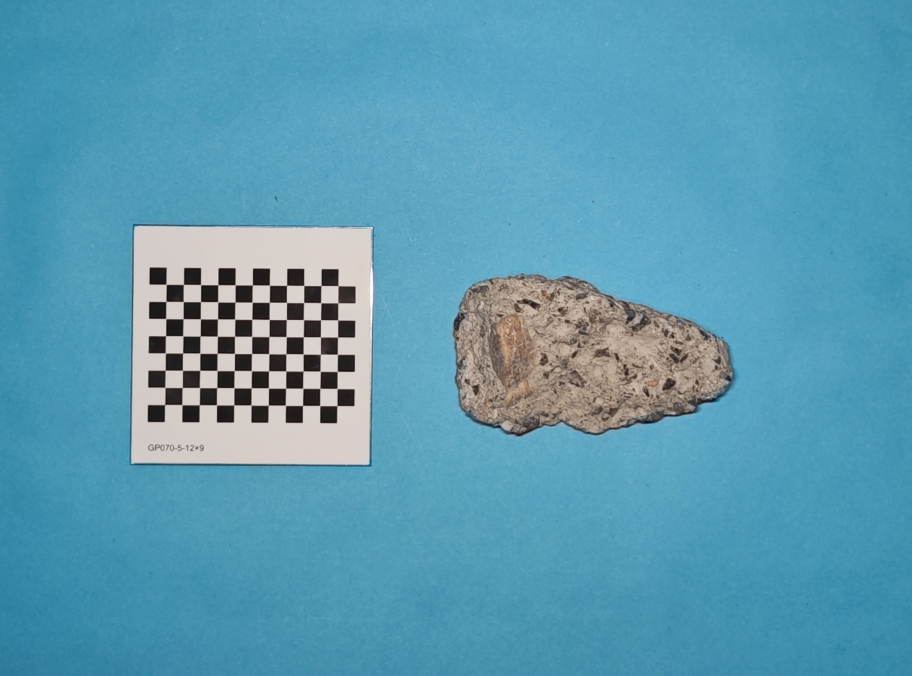
#> input picture Visual identification of the area occupied by the stone block/1.jpg, 2736 x 2028 px (shown at 1/3 size); its folder holds only this picture in this run
$ python -i 'Visual identification of the area occupied by the stone block.py'   (imports and definitions only)
#> lines starting #> are read from the running program, lines starting #| are printed output that depends on the picture; after the words box and inside, x2 and y2 are one past the last pixel; in counts of white or black regions, pixels touching at a corner belong together
#> further down, picture is the input picture: shape (2028, 2736, 3); mean B, G, R 178.3, 154.7, 90.5
import cv2
import numpy as np
from matplotlib import pyplot as plt
from PIL import Image

# Global variables
drawing = False
ix, iy = -1, -1
fx, fy = -1, -1
img_bgr = None
img_bgr_resized = None
img_copy = None
scale = None
processing_step = 1  # 1: Square recognition, 2: Stone area calculation
square_side_length_pixels = None  # Store square side length (pixels)
square_side_length_mm = 5  # Actual square side length is 5mm

# Screen size
screen_width = 1920
screen_height = 1080


# Resize image to fit screen
# [105 lines left out: functions resize_image, draw_rectangle, detect_squares_original, not called in this run]


# Stone area calculation function (unchanged)
def calculate_stone_area(image):
    global square_side_length_pixels, square_side_length_mm

    # Convert to HSV color space to extract blue regions
    hsv_image = cv2.cvtColor(image, cv2.COLOR_BGR2HSV)
#> hsv_image: shape (2028, 2736, 3); mean H, S, V 87, 130.3, 180.9
    lower_blue = np.array([90, 50, 50])
    upper_blue = np.array([130, 255, 255])
    mask_blue = cv2.inRange(hsv_image, lower_blue, upper_blue)
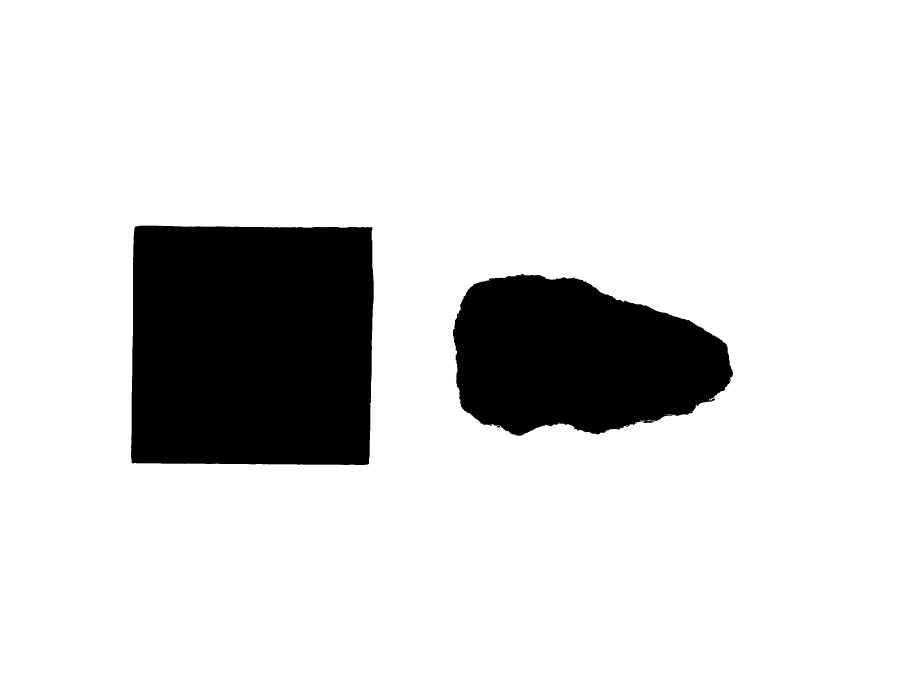
#> mask_blue: shape (2028, 2736) (shown at 1/3 size); 85.3% white; 20 black regions (17 under 20 px), largest, box (x1, y1, x2, y2) and area: (393, 677, 1121, 1395) 510750, (1359, 821, 2199, 1307) 304088, (1489, 1277, 1501, 1282) 44
    mask_no_blue = cv2.bitwise_not(mask_blue)
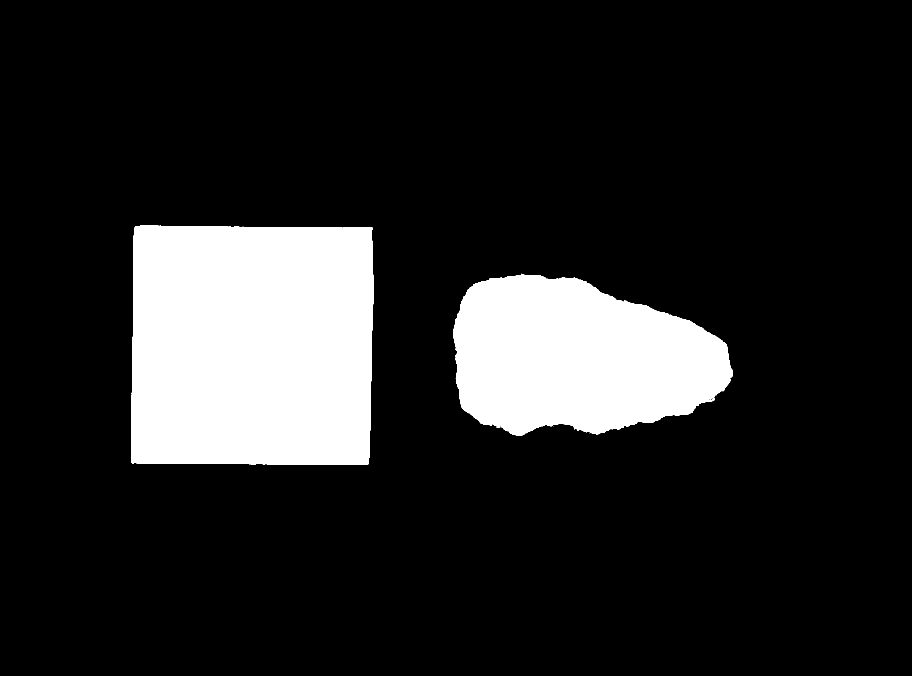
#> mask_no_blue: shape (2028, 2736) (shown at 1/3 size); 14.7% white; 20 white regions (17 under 20 px)
    stone_region = cv2.bitwise_and(image, image, mask=mask_no_blue)
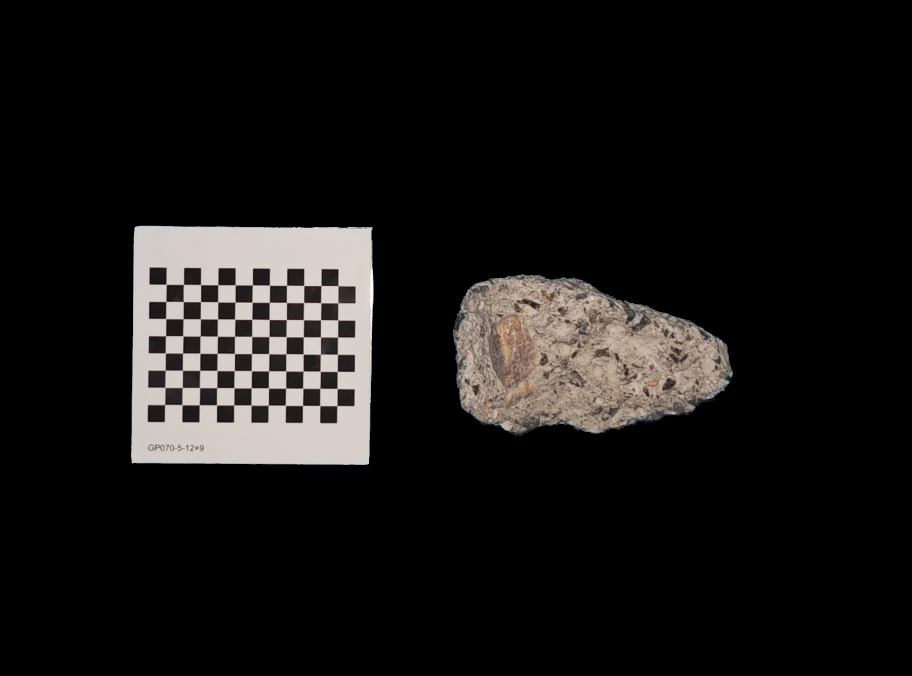
#> stone_region: shape (2028, 2736, 3) (shown at 1/3 size); mean B, G, R 20.8, 21.8, 23.3

    # Convert to grayscale for contour detection
    gray_image = cv2.cvtColor(stone_region, cv2.COLOR_BGR2GRAY)
    _, thresh = cv2.threshold(gray_image, 1, 255, cv2.THRESH_BINARY)

    # Find contours of stone region
    contours, _ = cv2.findContours(thresh, cv2.RETR_EXTERNAL, cv2.CHAIN_APPROX_SIMPLE)
#> contours = 20 contours, 17 with area under 20; largest, box (x1, y1, x2, y2) and area: (393, 677, 1121, 1395) 509336, (1359, 821, 2199, 1307) 302890, (1489, 1277, 1501, 1282) 30

    if contours:
        largest_contour = max(contours, key=cv2.contourArea)
#> largest_contour = contour of 323 points, box (x1, y1, x2, y2) (393, 677, 1121, 1395), area 509336
        stone_area_pixels = cv2.contourArea(largest_contour)
#> stone_area_pixels = 509336

        if square_side_length_pixels is not None:
            pixel_to_mm_ratio = square_side_length_mm / square_side_length_pixels
            stone_area_mm2 = stone_area_pixels * (pixel_to_mm_ratio ** 2)
            print(f"Stone area: {stone_area_pixels:.2f} pixels ({stone_area_mm2:.2f} square mm)")
        else:
            print(f"Stone area: {stone_area_pixels:.2f} pixels (No square detected, cannot convert to actual size)")
#| Stone area: 509336.00 pixels (No square detected, cannot convert to actual size)

        # Visualize results
        epsilon = 0.02 * cv2.arcLength(largest_contour, True)
#> epsilon = 58.28
        approx = cv2.approxPolyDP(largest_contour, epsilon, True)
#> approx = [[405, 680], [395, 1388], [1106, 1391], [1116, 682]]
        result_img = cv2.cvtColor(image, cv2.COLOR_BGR2RGB)
        result_img_with_contours = result_img.copy()
        cv2.drawContours(result_img_with_contours, [largest_contour], -1, (255, 0, 0), 5)

        plt.figure(figsize=(15, 8))
        plt.subplot(1, 3, 1)
        plt.imshow(thresh, cmap='gray')
        plt.title("Thresholded Image")
        plt.axis('off')

        plt.subplot(1, 3, 2)
        plt.imshow(result_img_with_contours)
        title = f"Stone Area with Red Contours\n(Area: {stone_area_pixels:.2f} pixels"
        if square_side_length_pixels is not None:
            title += f", {stone_area_mm2:.2f} mm²"
        plt.title(title)
        plt.axis('off')
        plt.show()
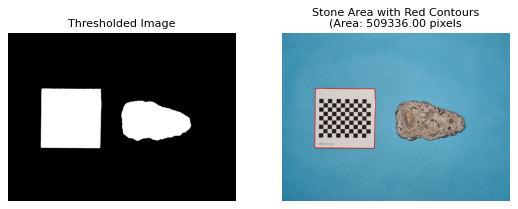
#> figure drawn by matplotlib, 2 panels


# Main program
# [23 lines left out: function main, not called in this run]


# [2 lines not run here, left out]

>>> import cv2
>>> picture = cv2.imread('1.jpg')
>>> result = calculate_stone_area(picture)

$ run again, on Visual identification of the area occupied by the stone block/10.jpg
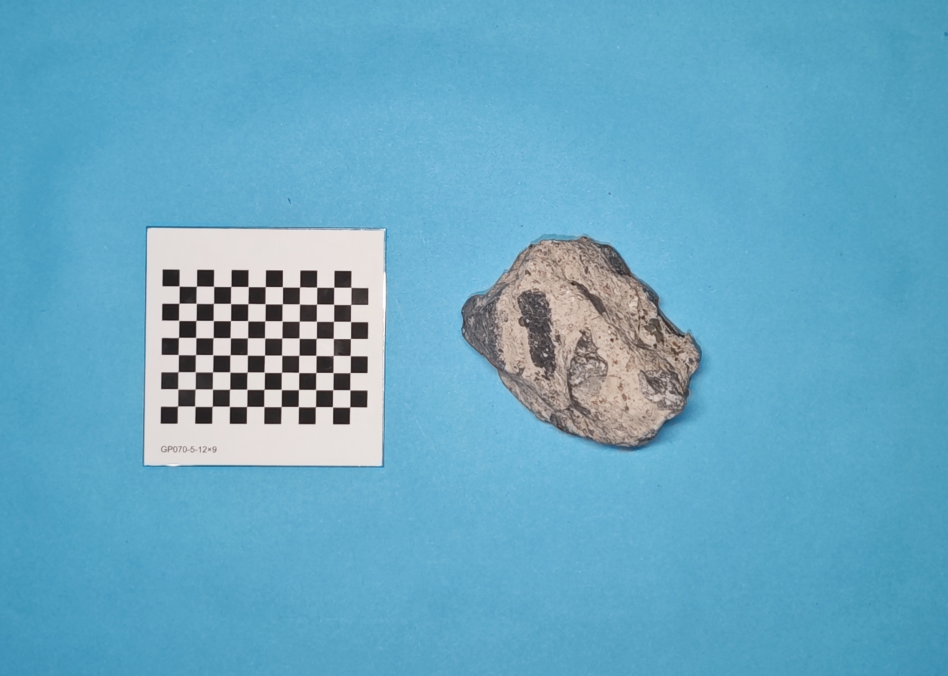
#> input picture Visual identification of the area occupied by the stone block/10.jpg, 2844 x 2028 px (shown at 1/3 size)
#> picture is the input picture: shape (2028, 2844, 3); mean B, G, R 196, 168.5, 104.2
#> hsv_image: shape (2028, 2844, 3); mean H, S, V 90, 121.8, 197.8
#> in calculate_stone_area, `mask_blue = cv2.inRange(hsv_image, lower_blue, upper_blue)`:
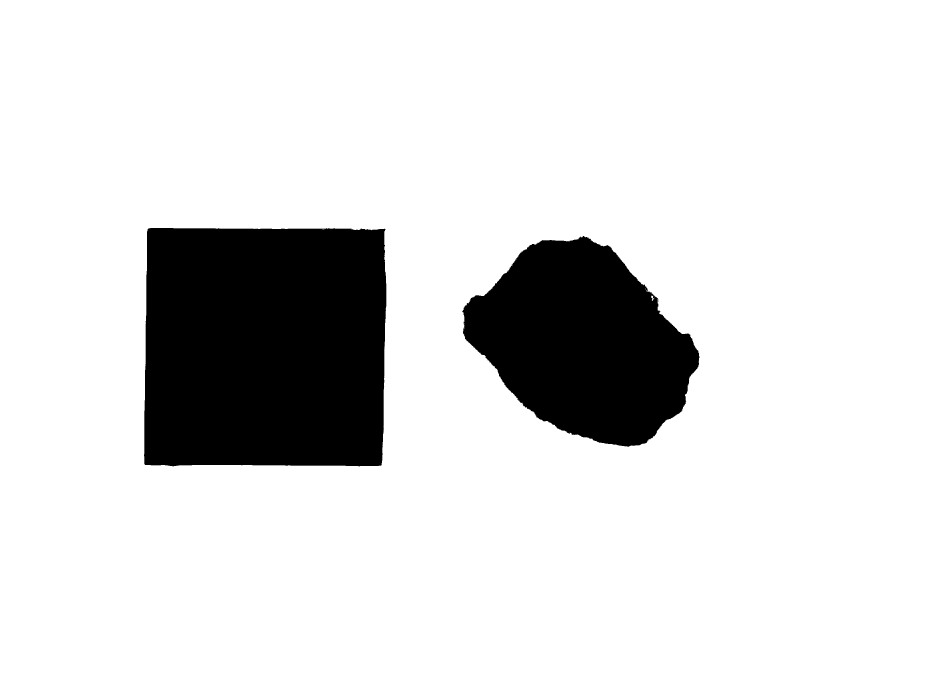
#> mask_blue: shape (2028, 2844) (shown at 1/3 size); 86.1% white; 14 black regions (12 under 20 px), largest, box (x1, y1, x2, y2) and area: (432, 684, 1159, 1399) 508925, (1387, 708, 2099, 1340) 292961
#> mask_no_blue: shape (2028, 2844); 13.9% white; 14 white regions (12 under 20 px)
#> contours = 14 contours, 12 with area under 20; largest, box (x1, y1, x2, y2) and area: (432, 684, 1159, 1399) 507491, (1387, 708, 2099, 1340) 291912
#> largest_contour = contour of 278 points, box (x1, y1, x2, y2) (432, 684, 1159, 1399), area 507491
#> stone_area_pixels = 507491
#| Stone area: 507491.00 pixels (No square detected, cannot convert to actual size)
#> epsilon = 59.08
#> approx = [[445, 685], [434, 1393], [1144, 1395], [1156, 688]]
#> in calculate_stone_area, `plt.show()`:
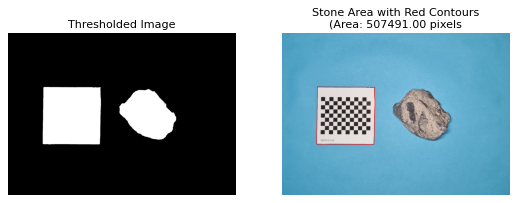
#> figure drawn by matplotlib, 2 panels

$ run again, on Visual identification of the area occupied by the stone block/11.jpg
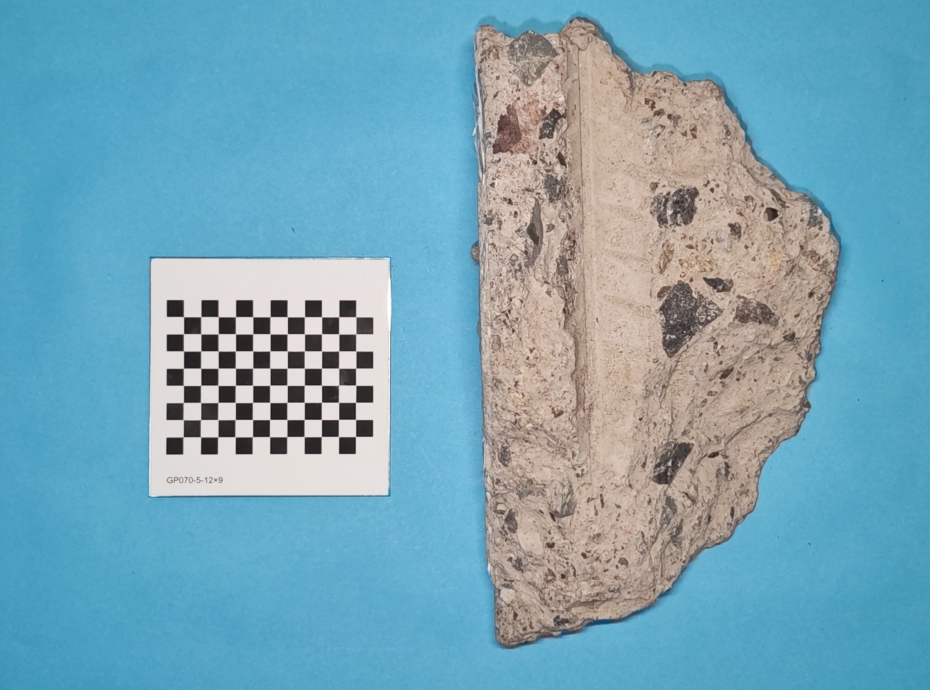
#> input picture Visual identification of the area occupied by the stone block/11.jpg, 2788 x 2068 px (shown at 1/3 size)
#> picture is the input picture: shape (2068, 2788, 3); mean B, G, R 182.8, 165.5, 119.7
#> hsv_image: shape (2068, 2788, 3); mean H, S, V 71.5, 105.4, 191.7
#> in calculate_stone_area, `mask_blue = cv2.inRange(hsv_image, lower_blue, upper_blue)`:
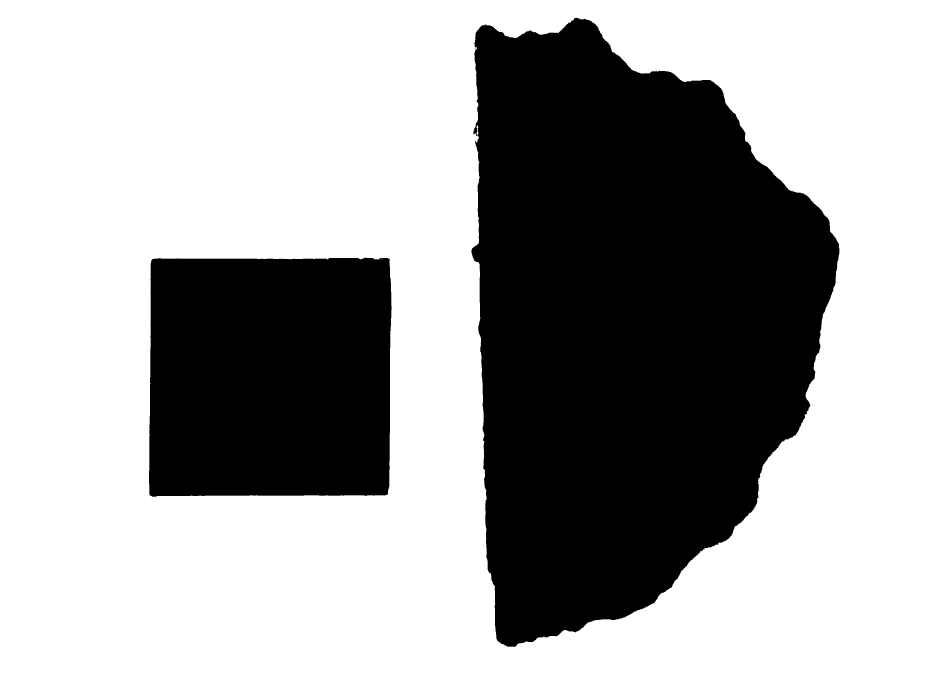
#> mask_blue: shape (2068, 2788) (shown at 1/3 size); 65.3% white; 11 black regions (9 under 20 px), largest, box (x1, y1, x2, y2) and area: (1414, 52, 2519, 1940) 1490469, (447, 773, 1175, 1490) 512034
#> mask_no_blue: shape (2068, 2788); 34.7% white; 11 white regions (9 under 20 px)
#> contours = 11 contours, 9 with area under 20; largest, box (x1, y1, x2, y2) and area: (1414, 52, 2519, 1940) 1487901, (447, 773, 1175, 1490) 510613
#> largest_contour = contour of 2581 points, box (x1, y1, x2, y2) (1414, 52, 2519, 1940), area 1487901
#> stone_area_pixels = 1487901
#| Stone area: 1487901.00 pixels (No square detected, cannot convert to actual size)
#> epsilon = 118.1
#> approx = [[1728, 52], [1423, 128], [1521, 1939], [2253, 1537], [2517, 761], [2153, 256]]
#> in calculate_stone_area, `plt.show()`:
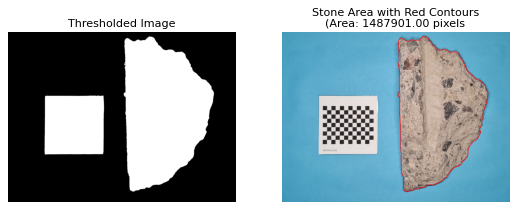
#> figure drawn by matplotlib, 2 panels

$ run again, on Visual identification of the area occupied by the stone block/12.jpg
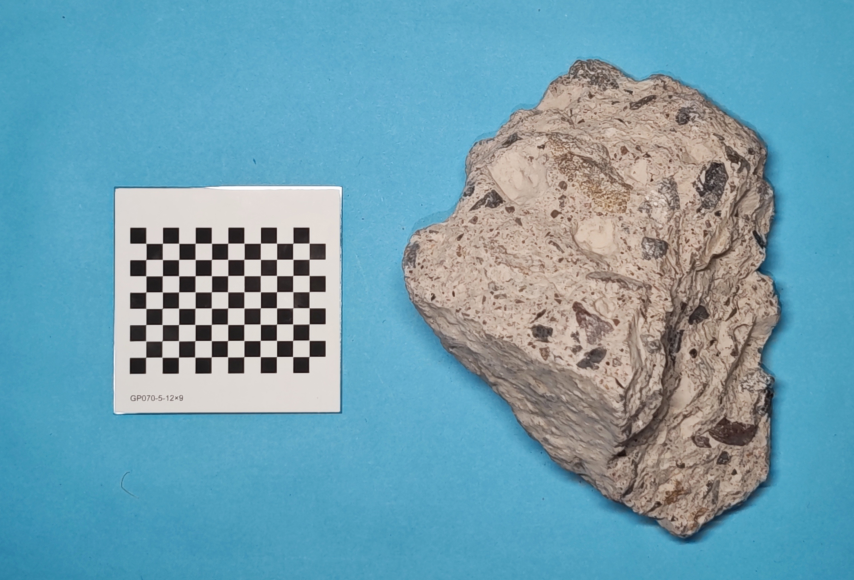
#> input picture Visual identification of the area occupied by the stone block/12.jpg, 2562 x 1740 px (shown at 1/3 size)
#> picture is the input picture: shape (1740, 2562, 3); mean B, G, R 176, 159.2, 112.5
#> hsv_image: shape (1740, 2562, 3); mean H, S, V 70.9, 108.2, 184.3
#> in calculate_stone_area, `mask_blue = cv2.inRange(hsv_image, lower_blue, upper_blue)`:
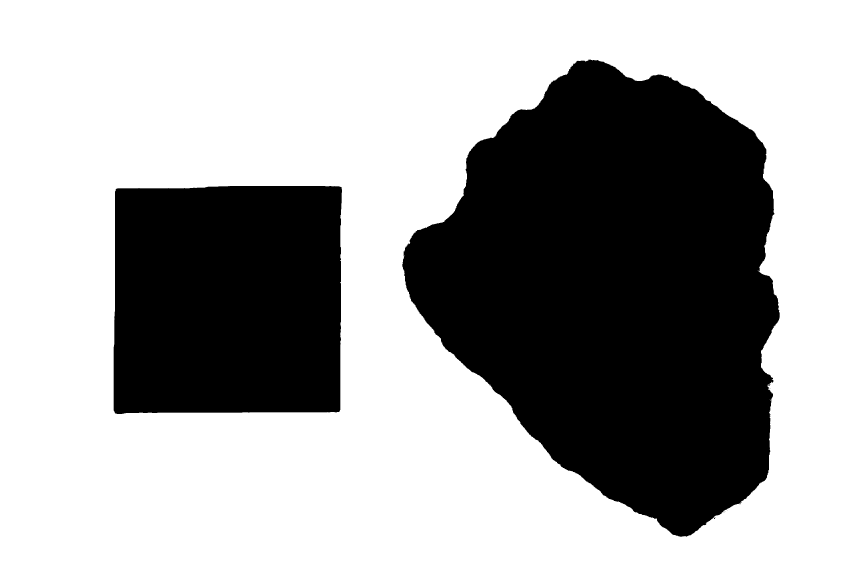
#> mask_blue: shape (1740, 2562) (shown at 1/3 size); 65.1% white; 13 black regions (11 under 20 px), largest, box (x1, y1, x2, y2) and area: (1207, 179, 2339, 1610) 1094368, (341, 558, 1026, 1242) 459316
#> mask_no_blue: shape (1740, 2562); 34.9% white; 13 white regions (11 under 20 px)
#> contours = 13 contours, 11 with area under 20; largest, box (x1, y1, x2, y2) and area: (1207, 179, 2339, 1610) 1092240, (341, 558, 1026, 1242) 457965
#> largest_contour = contour of 2627 points, box (x1, y1, x2, y2) (1207, 179, 2339, 1610), area 1092240
#> stone_area_pixels = 1092239.5
#| Stone area: 1092239.50 pixels (No square detected, cannot convert to actual size)
#> epsilon = 98.27
#> approx = [[1732, 182], [1219, 864], [2059, 1609], [2306, 1409], [2298, 448]]
#> in calculate_stone_area, `plt.show()`:
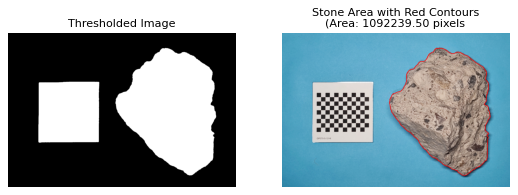
#> figure drawn by matplotlib, 2 panels
